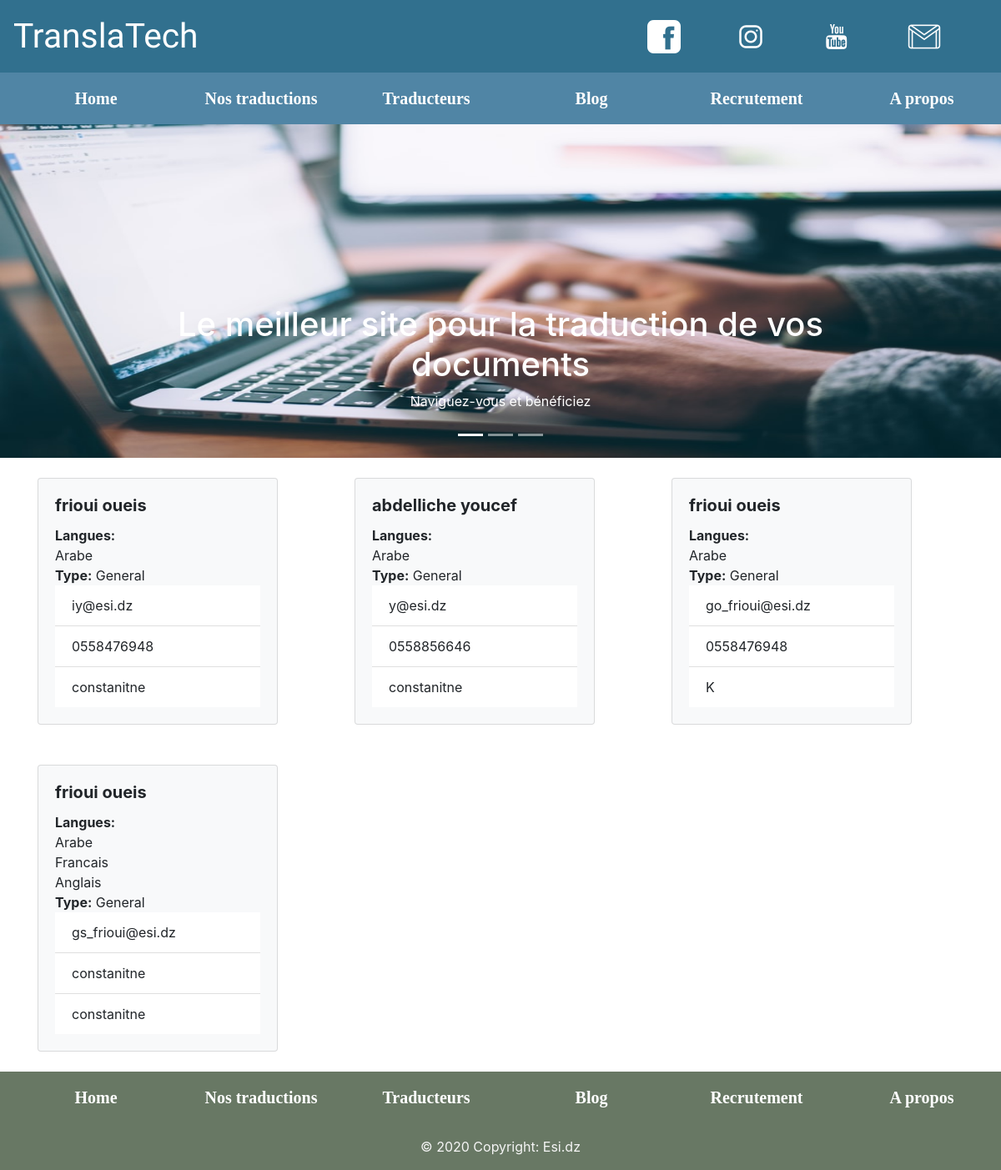
The page /Traducteurs on the database its author committed.
### Traduction/models.py (models this page shows, shortened)
class User(AbstractUser):
    is_blocked = models.BooleanField(default=False)
    is_client = models.BooleanField('client status', default=False)
    cv = models.FileField(null=True, upload_to='files/cvs/', blank=True)
    is_translator = models.BooleanField('translator status', default=False)
    is_assermented = models.BooleanField(default=False)
    assertmente = models.FileField(null=True, blank=True, upload_to='files/assermente/')
    Nom = models.CharField(max_length=50)
    Prénom = models.CharField(max_length=30)
    email = models.EmailField(max_length=255)
    languages = models.ManyToManyField(Language, blank=True)
    Wilaya = models.CharField(max_length=20)
    Commune = models.CharField(max_length=20)
    Adresse = models.CharField(max_length=100)
    Telephone = models.CharField(max_length=20)
    Fax = models.CharField(max_length=20)
    type = models.CharField(choices=TRADUCTION_CHOIX, max_length=11, blank=True)
    notes = models.ManyToManyField(Note, blank=True)
    class Meta:
        db_table = 'auth_user'

class Language(models.Model):
    title = models.CharField(max_length=20, unique=True)
    def __str__(self):
        return self.title

### Traduction/views.py (the view)
# urls.py: path('Traducteurs', views.traducteurs, name='traducteurs'),
def traducteurs(request):
    context = {
        'traducteurs': User.objects.filter(is_translator=True)
    }
    return render(request, 'traducteurs.html', context)

### templates/traducteurs.html
{% extends 'base.html' %}
{% block content %}
    <div class="container">
    <div class="row">
            {% for traducteur in traducteurs %}
                <div class="col">
                    <div class="card bg-light mt-4 mb-4" style="width: 18rem;">
                      <div class="card-body">
                        <h5 class="card-title"><b>{{ traducteur.Nom }} {{ traducteur.Prénom }}</b></h5>
                        <b>Langues:</b> <br>
                           {% for langue in traducteur.languages.all %}
                               {{ langue }}<br>
                           {% endfor %}
                      <b>Type:</b>  {{ traducteur.type.title }}
                      <ul class="list-group list-group-flush">
                        <li class="list-group-item">{{ traducteur.email }}</li>
                        <li class="list-group-item">{{ traducteur.Telephone }}</li>
                        <li class="list-group-item">{{ traducteur.Adresse }}</li>
                      </ul>
                        </div>
                    </div>
                </div>
            {% endfor %}
        </div>
    </div>
{% endblock content %}

### static/css/style.css (style rules this page uses)
body { overflow-x: hidden; }
.card { width: 40rem; }

### rows shown on the page
Language: title "Arabe"
Language: title "Francais"
Language: title "Anglais"

### other values the page prints
{{ traducteur.Nom }} "frioui"
{{ traducteur.Prénom }} "oueis"
{{ traducteur.type.title }} "General"
{{ traducteur.email }} "iy@esi.dz"
{{ traducteur.Telephone }} "0558476948"
{{ traducteur.Adresse }} "constanitne"
{{ traducteur.Nom }} "abdelliche"
{{ traducteur.Prénom }} "youcef"
{{ traducteur.email }} "y@esi.dz"
{{ traducteur.Telephone }} "0558856646"
{{ traducteur.email }} "go_frioui@esi.dz"
{{ traducteur.Adresse }} "K"
{{ traducteur.email }} "gs_frioui@esi.dz"
{{ traducteur.Telephone }} "constanitne"
